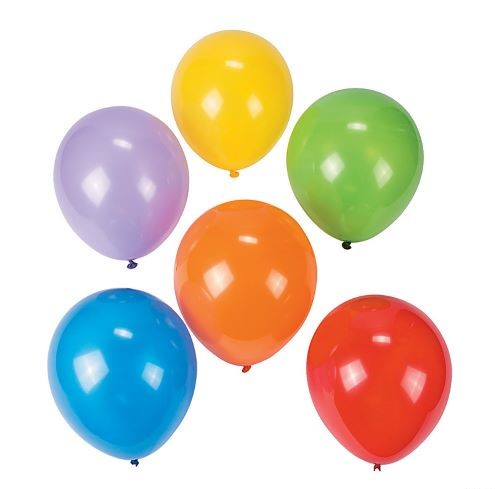
#> input picture images/balloons.jpg, 498 x 489 px
$ python imp_5_2_4_Canny.py
#> lines starting #> are read from the running program, lines starting #| are printed output that depends on the picture; after the words box and inside, x2 and y2 are one past the last pixel; in counts of white or black regions, pixels touching at a corner belong together
# Canny Edge Detection

import cv2
import sys
import numpy as np

# img = cv2.imread('images/Lenna.png', cv2.IMREAD_GRAYSCALE)
img = cv2.imread('images/balloons.jpg', cv2.IMREAD_COLOR)
#> img is the input picture: shape (489, 498, 3); mean B, G, R 195, 209.7, 220.8

if img is None:
    print('영상 읽기 실패')
    sys.exit()

be = cv2.Canny(img[:,:,0], 80, 150)
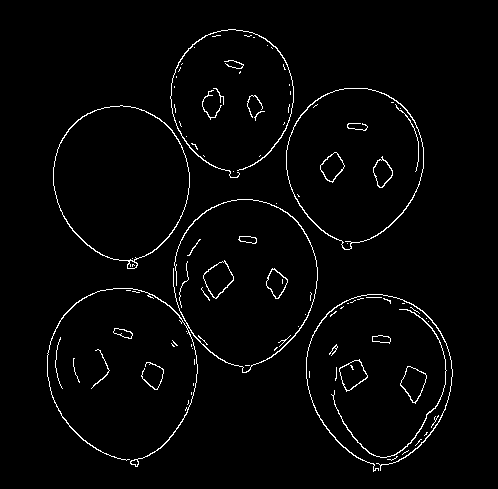
#> be: shape (489, 498); 2.3% white in thin lines or dots, all inside (x1, y1, x2, y2) = (47, 29, 453, 472)
ge = cv2.Canny(img[:,:,1], 80, 150)
re = cv2.Canny(img[:,:,2], 80, 150)
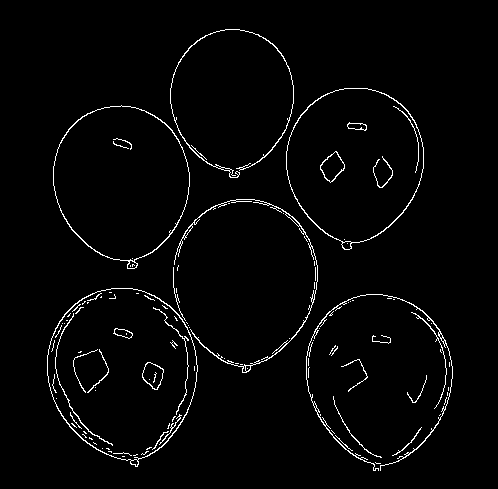
#> re: shape (489, 498); 2.4% white in thin lines or dots, all inside (x1, y1, x2, y2) = (47, 29, 453, 471)
gray = cv2.cvtColor(img, cv2.COLOR_BGR2GRAY)
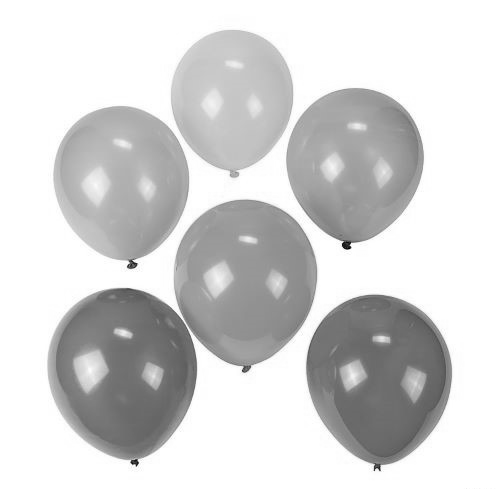
#> gray: shape (489, 498); min 0, max 255, mean 211.4
cn = cv2.Canny(gray, 80, 150)
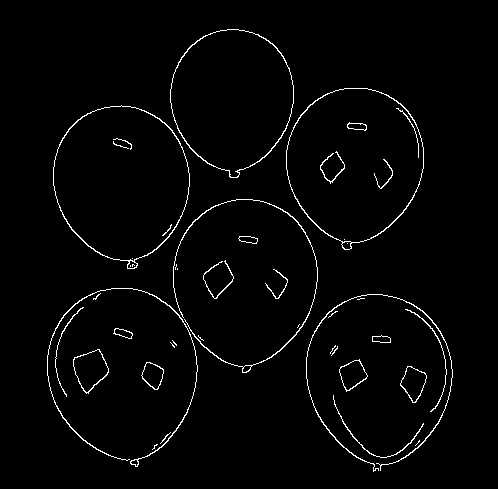
#> cn: shape (489, 498); 2.1% white in thin lines or dots, all inside (x1, y1, x2, y2) = (47, 29, 453, 472)

cv2.imshow('Original', img)
cv2.imshow('Blue',img[:,:,0])
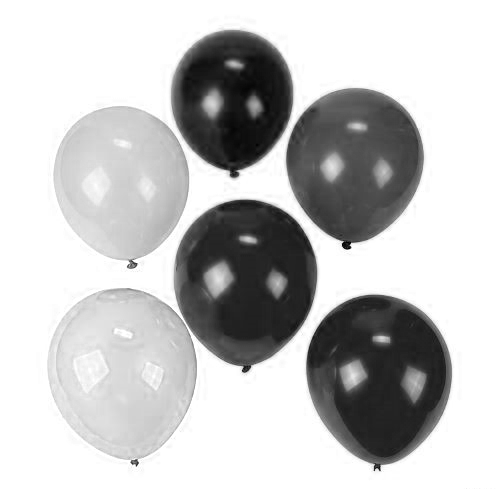
#> window 'Blue': shape (489, 498); min 0, max 255, mean 195
cv2.imshow('Green',img[:,:,1] )
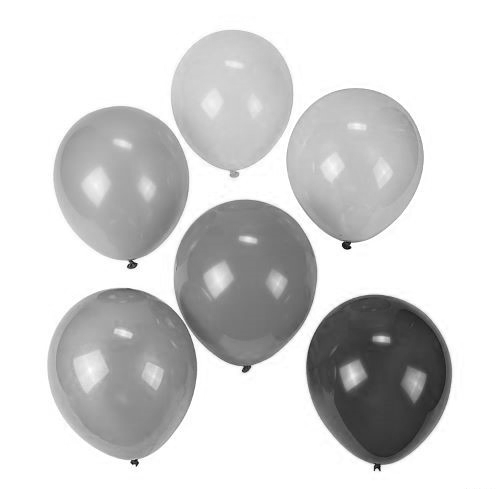
#> window 'Green': shape (489, 498); min 0, max 255, mean 209.7
cv2.imshow('Red', img[:,:,2])
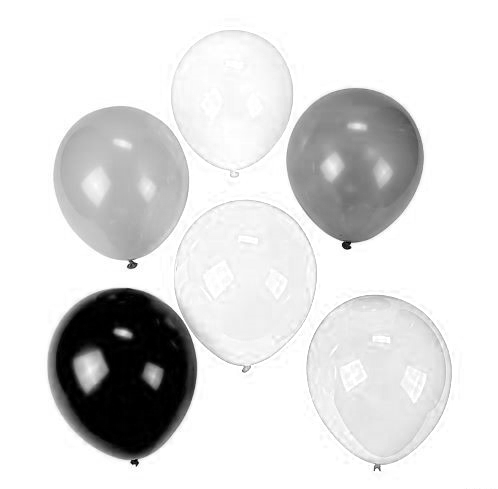
#> window 'Red': shape (489, 498); min 0, max 255, mean 220.8
cv2.imshow('Blue Edge', be)
cv2.imshow('Green Edge', ge)
cv2.imshow('Red Edge', re)
cv2.imshow('Gray', gray)
cv2.imshow('Canny', cn)
cv2.waitKey()
cv2.destroyAllWindows()
